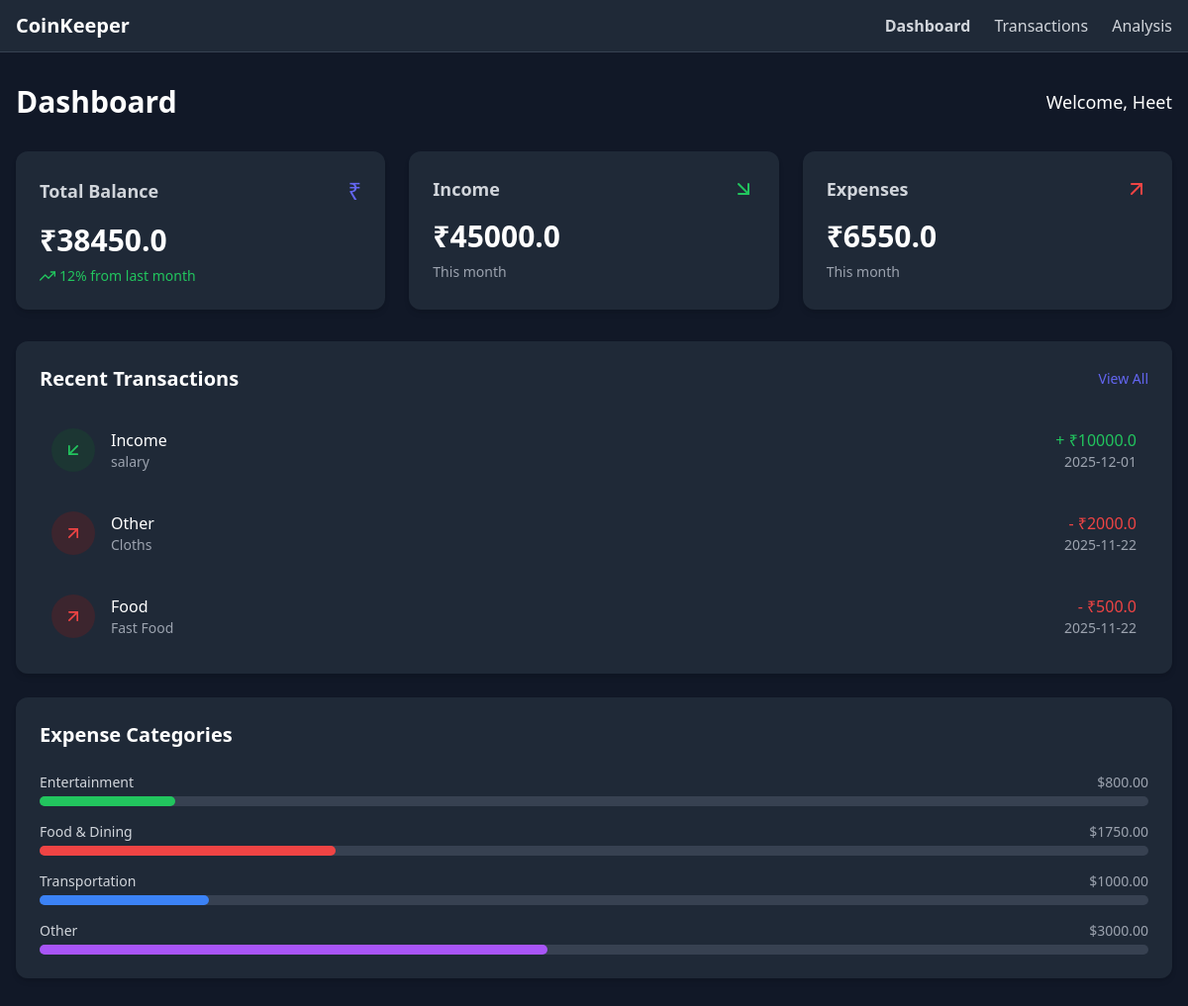
The app's page /Dashboard/ with its own data.
### money/models.py (models this page shows, shortened)
class User(models.Model):
    Username = models.CharField()
    Email = models.EmailField()
    Password = models.CharField()
    Balance = models.FloatField(null=True,default=0)

class Transection_History(models.Model):
    uid = models.CharField()
    Date = models.CharField()
    Description = models.CharField()
    transection_Type = models.ForeignKey(Transection_Type, on_delete=models.CASCADE, related_name='type')
    Category = models.ForeignKey(Transection_Category, on_delete=models.CASCADE, related_name='category')
    Amount = models.FloatField()

class Transection_Category(models.Model):
    Category = models.CharField()
    def __str__(self):
        return self.Category

### money/views.py (the view)
# urls.py: path('Dashboard/', views.Dashboard,name="Dashboard"),
def Dashboard(request):
    global Uid
    if Uid == '':
        return redirect("../")
    UserData = User.objects.filter(Email=Uid).values()[0]
    history = Transection_History.objects.filter(uid=Uid).select_related('transection_Type', 'Category').order_by('-Date')[:3]
    income_temp=Transection_History.objects.filter(uid=Uid,transection_Type=2).select_related('transection_Type', 'Category').order_by('-Date').values()
    Expense_temp=Transection_History.objects.filter(uid=Uid,transection_Type=1).select_related('transection_Type', 'Category').order_by('-Date').values()
    Transport_temp = Transection_History.objects.filter(uid=Uid,transection_Type=1,Category=2).select_related('transection_Type', 'Category').order_by('-Date').values()
    Food_temp = Transection_History.objects.filter(uid=Uid,transection_Type=1,Category=1).select_related('transection_Type', 'Category').order_by('-Date').values()
    Entertainmant_temp = Transection_History.objects.filter(uid=Uid,transection_Type=1,Category=4).select_related('transection_Type', 'Category').order_by('-Date').values()
    Other_temp = Transection_History.objects.filter(uid=Uid,transection_Type=1,Category=6).select_related('transection_Type', 'Category').order_by('-Date').values()
    income = sum(item['Amount'] for item in income_temp)
    Expense = sum(item['Amount'] for item in Expense_temp)
    Transport_total = sum(item['Amount'] for item in Transport_temp)
    Other_total = sum(item['Amount'] for item in Other_temp)
    Food_total = sum(item['Amount'] for item in Food_temp)
    Entertainmant_total = sum(item['Amount'] for item in Entertainmant_temp)
    if Expense !=0:
        Transport_pr = round((Transport_total / Expense) * 100, 2)
        Food_pr = round((Food_total / Expense) * 100, 2)
        Entertainmant_pr = round((Entertainmant_total / Expense) * 100, 2)
        Other_pr = round((Other_total / Expense) * 100, 2)
        Expense_Categories=[
        {
            'category': "Entertainment",
            'amount': Entertainmant_total,
            'percentage': Entertainmant_pr,
            'colorClass': "bg-green-500"
        },
        {
            'category': "Food & Dining",
            'amount': Food_total,
            'percentage': Food_pr,
            'colorClass': "bg-red-500"
        },
        {
            'category': "Transportation",
            'amount': Transport_total,
            'percentage': Transport_pr,
            'colorClass': "bg-blue-500"
        },
        {
            'category': "Other",
            'amount': Other_total,
            'percentage': Other_pr,
            'colorClass': "bg-purple-500"
        },
    ]
    else:
        Transport_pr = 0
        Food_pr = 0
        Entertainmant_pr = 0
        Other_pr =0
        Expense_Categories=[]
    data ={
        'user' : UserData,
        'history' : history,
        'income':income,
        'Expense':Expense,
        'Expense_Categories':Expense_Categories,
    }
    return render(request,"dashboard.html",data)

### Template/dashboard.html (shortened to what this page needs)
{% extends "bash.html" %}
{% block main %}
{% load static %}
<main class="container mx-auto px-4 py-8 max-w-7xl">
        <div class="flex flex-col sm:flex-row justify-between items-start sm:items-center mb-8 gap-4">
            <h1 class="text-2xl sm:text-3xl font-bold text-gray-800 dark:text-white">Dashboard</h1>
            <span class="text-base sm:text-lg font-medium text-gray-800 dark:text-white">Welcome, {{user.Username}}</span>
        </div>
        <div class="grid grid-cols-1 sm:grid-cols-2 lg:grid-cols-3 gap-4 sm:gap-6 mb-8">
            <div class="bg-white dark:bg-gray-800 rounded-xl shadow-md p-4 sm:p-6">
                <div class="flex items-center justify-between">
                    <h2 class="text-base sm:text-lg font-semibold text-gray-600 dark:text-gray-300">Total Balance</h2>
                    <span class="text-primary-500 text-2xl">₹</span>
                </div>
                <p class="text-2xl sm:text-3xl font-bold mt-4 text-gray-800 dark:text-white">₹{{user.Balance}}</p>
                <p class="text-sm text-green-500 mt-2 flex items-center">
                    <i data-feather="trending-up" class="mr-1 w-4 h-4"></i> 12% from last month
                </p>
            </div>
            <div class="bg-white dark:bg-gray-800 rounded-xl shadow-md p-4 sm:p-6">
                <div class="flex items-center justify-between">
                    <h2 class="text-base sm:text-lg font-semibold text-gray-600 dark:text-gray-300">Income</h2>
                    <i data-feather="arrow-down-right" class="text-green-500 w-5 h-5 sm:w-6 sm:h-6"></i>
                </div>
                <p class="text-2xl sm:text-3xl font-bold mt-4 text-gray-800 dark:text-white">₹{{income}}</p>
                <p class="text-sm text-gray-500 dark:text-gray-400 mt-2">This month</p>
            </div>
            <div class="bg-white dark:bg-gray-800 rounded-xl shadow-md p-4 sm:p-6 sm:col-span-2 lg:col-span-1">
                <div class="flex items-center justify-between">
                    <h2 class="text-base sm:text-lg font-semibold text-gray-600 dark:text-gray-300">Expenses</h2>
                    <i data-feather="arrow-up-right" class="text-red-500 w-5 h-5 sm:w-6 sm:h-6"></i>
                </div>
                <p class="text-2xl sm:text-3xl font-bold mt-4 text-gray-800 dark:text-white">₹{{Expense}}</p>
                <p class="text-sm text-gray-500 dark:text-gray-400 mt-2">This month</p>
            </div>
        </div>
        <div class="grid grid-cols-1 xl:grid-cols-2 gap-4 sm:gap-6">
            <div class="bg-white dark:bg-gray-800 rounded-xl shadow-md p-4 sm:p-6">
                <div class="flex flex-col sm:flex-row justify-between items-start sm:items-center mb-6 gap-2">
                    <h2 class="text-lg sm:text-xl font-semibold text-gray-800 dark:text-white">Recent Transactions</h2>
                    <a href="{% url "Transactions" %}" class="text-sm text-primary-500 hover:underline">View All</a>
                </div>
                <div class="space-y-4">
                     {% for i in history %}
                    {% if i.transection_Type_id == 1 %}
                        <div class="flex items-center justify-between p-3 hover:bg-gray-50 dark:hover:bg-gray-700 rounded-lg transition">
                            <div class="flex items-center min-w-0 flex-1">
                                <div class="p-2 sm:p-3 rounded-full bg-red-100 dark:bg-red-900/30 mr-3 sm:mr-4 flex-shrink-0">
                                    <i data-feather="arrow-up-right" class="text-red-500 w-4 h-4 sm:w-5 sm:h-5"></i>
                                </div>
                                <div class="min-w-0 flex-1">
                                    <h3 class="font-medium text-gray-800 dark:text-white text-sm sm:text-base truncate">{{i.Category}}</h3>
                                    <p class="text-xs sm:text-sm text-gray-500 dark:text-gray-400 truncate">{{i.Description}}</p>
                                </div>
                            </div>
                            <div class="text-right flex-shrink-0 ml-2">
                                <p class="font-medium text-red-500 text-sm sm:text-base">- ₹{{i.Amount}}</p>
                                <p class="text-xs sm:text-sm text-gray-500 dark:text-gray-400">{{i.Date}}</p>
                            </div>
                        </div>
                    {% else %}
                         <div class="flex items-center justify-between p-3 hover:bg-gray-50 dark:hover:bg-gray-700 rounded-lg transition">
                            <div class="flex items-center min-w-0 flex-1">
                                <div class="p-2 sm:p-3 rounded-full bg-green-100 dark:bg-green-900/30 mr-3 sm:mr-4 flex-shrink-0">
                                    <i data-feather="arrow-down-left" class="text-green-500 w-4 h-4 sm:w-5 sm:h-5"></i>
                                </div>
                                <div class="min-w-0 flex-1">
                                    <h3 class="font-medium text-gray-800 dark:text-white text-sm sm:text-base truncate">{{i.Category}}</h3>
                                    <p class="text-xs sm:text-sm text-gray-500 dark:text-gray-400 truncate">{{i.Description}}</p>
                                </div>
                            </div>
                            <div class="text-right flex-shrink-0 ml-2">
                                <p class="font-medium text-green-500 text-sm sm:text-base">+ ₹{{i.Amount}}</p>
                                <p class="text-xs sm:text-sm text-gray-500 dark:text-gray-400">{{i.Date}}</p>
                            </div>
                        </div>
                    {% endif %}
                {% empty %}
                    <p class="text-sm text-gray-500 dark:text-gray-400">No transactions found.</p>
                {% endfor %}
                </div>
            </div>
            <div class="bg-white dark:bg-gray-800 rounded-xl shadow-md p-4 sm:p-6">
                <h2 class="text-lg sm:text-xl font-semibold text-gray-800 dark:text-white mb-6">Expense Categories</h2>
                <div id="expense-list-container" class="space-y-4"></div>
            </div>
        </div>
    </main>
{% endblock main %}

### Template/bash.html (shortened to what this page needs)
<!DOCTYPE html>
{% load static %}
<html lang="en" class="dark">
<head>
    <script src="https://cdn.tailwindcss.com"></script>
</head>
<body class="bg-gray-50 dark:bg-gray-900 min-h-screen">
    <nav class="bg-white dark:bg-gray-800 border-b border-gray-200 dark:border-gray-700 px-4 py-3">
        <div class="container mx-auto flex justify-between items-center max-w-7xl">
            <div class="flex items-center">
                <h1 class="text-xl font-bold text-gray-800 dark:text-white">CoinKeeper</h1>
            </div>
            <div class="hidden md:flex space-x-6">
                <a href="{% url "Dashboard" %}" id="nav-dashboard" class="text-gray-700 dark:text-gray-300 hover:text-primary-500 dark:hover:text-primary-400 transition">Dashboard</a>
                <a href="{% url "Transactions" %}" id="nav-transactions" class="text-gray-700 dark:text-gray-300 hover:text-primary-500 dark:hover:text-primary-400 transition">Transactions</a>
                <a href="{% url "Analysis" %}" id="nav-reports" class="text-gray-700 dark:text-gray-300 hover:text-primary-500 dark:hover:text-primary-400 transition">Analysis</a>
            </div>
        </div>
    </nav>
    {% block main %}{% endblock main %}
    </body>
</html>

### records on screen
User: Username "Heet", Balance "38450.0"
Transection_History: Category "Income", Description "salary", Amount "10000.0", Date "2025-12-01"
Transection_History: Category "Other", Description "Cloths", Amount "2000.0", Date "2025-11-22"
Transection_History: Category "Food", Description "Fast Food", Amount "500.0", Date "2025-11-22"

### other values on screen
{{ income }} "45000.0"
{{ Expense }} "6550.0"
